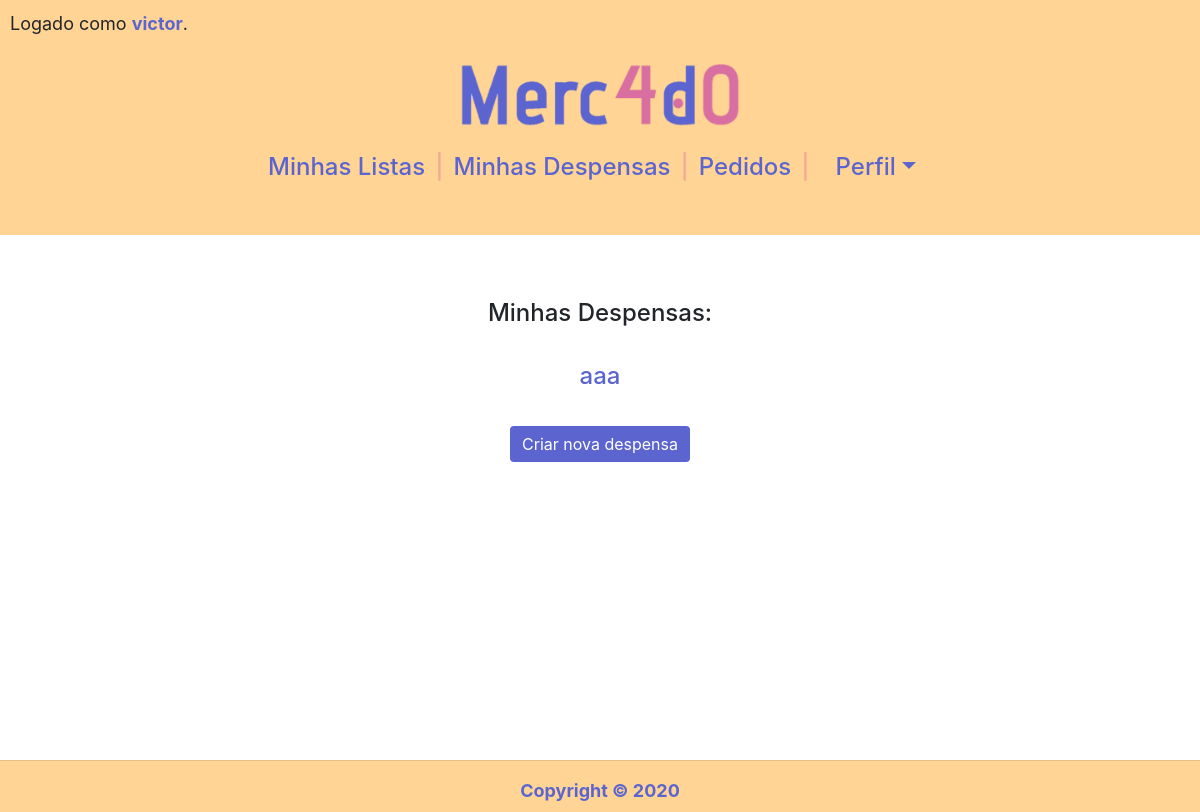
Before: /acompanhamentos (signed in) with the older database file.
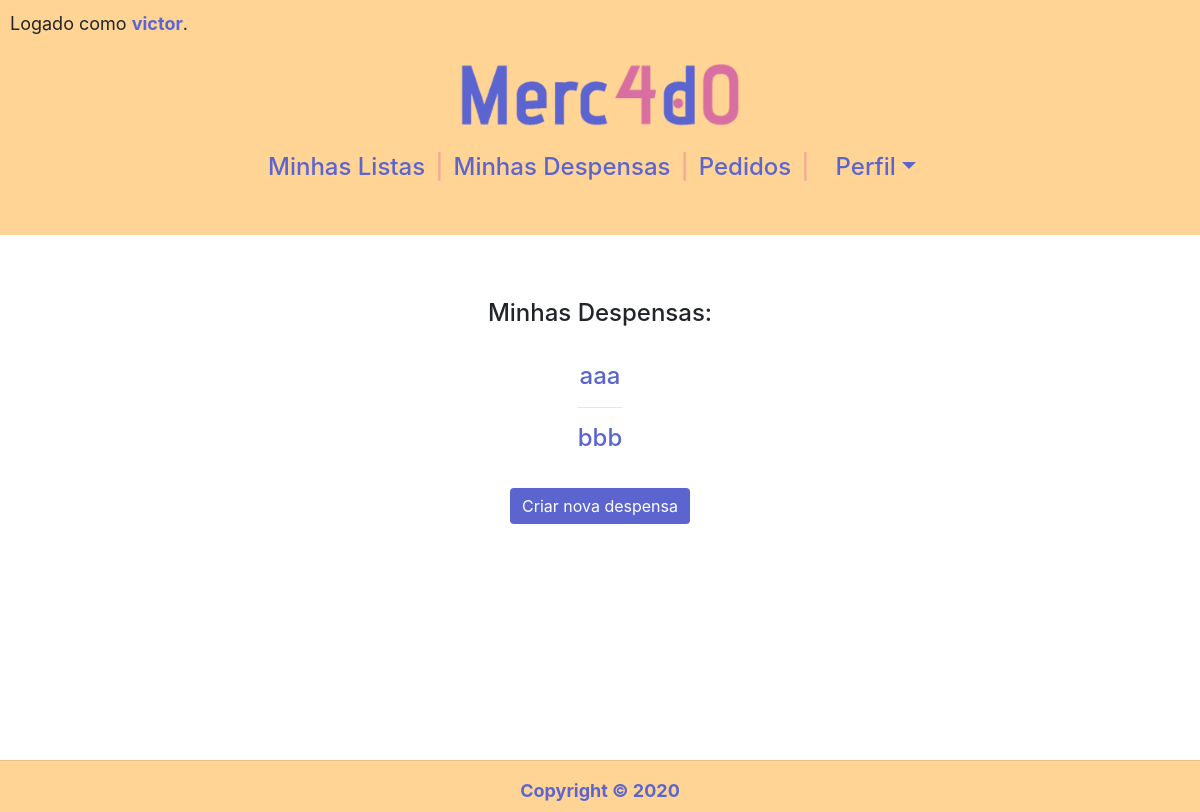
After: the same page with the newer database file.
### compras/models.py (models this page shows, shortened)
class Acompanhamento(models.Model):
    nome = models.CharField(max_length=50)
    usuario = models.ForeignKey(Usuario,
                                on_delete=models.CASCADE,
                                related_name="acompanhamentos")

### compras/views.py (the view)
# urls.py: path('acompanhamentos', views.acompanhamentos, name="acompanhamentos"),
@login_required(login_url='login')
def acompanhamentos(request):
    return render(request, "compras/acompanhamentos.html", {
        "acompanhamentos": Acompanhamento.objects.filter(usuario=request.user).order_by('nome'),
        "produtos": Produto.objects.order_by('nome'),
    })

### compras/templates/compras/acompanhamentos.html (shortened to what this page needs)
{% extends "compras/layout.html" %}
{% load static %}
{% block body %}
<div class="container">
<div id="row" class="row">
<div class="col">
<h4>Minhas Despensas:</h4>
<br>
<ul>
    {% for acompanhamento in acompanhamentos %}
    {% if forloop.counter0 > 0 %}
    <hr>
    {% endif %}
    <li>
        <h4><a href="" onclick="mostrar('{{ acompanhamento.id }}'); return false">{{ acompanhamento.nome }}</a></h4>
    </li>
{% empty %}
    <p>Nenhuma despensa ainda.</p>
    {% endfor %}
</ul>
<br>
<button id="but_criar" type="button" onclick="document.querySelector('#criar').style.display = 'block'; this.style.display = 'none'" class="btn btn-primary">Criar nova despensa</button>
</div>
</div>
</div>
{% endblock %}

Changed rows visible on the page:
added Acompanhamento: nome "bbb"
